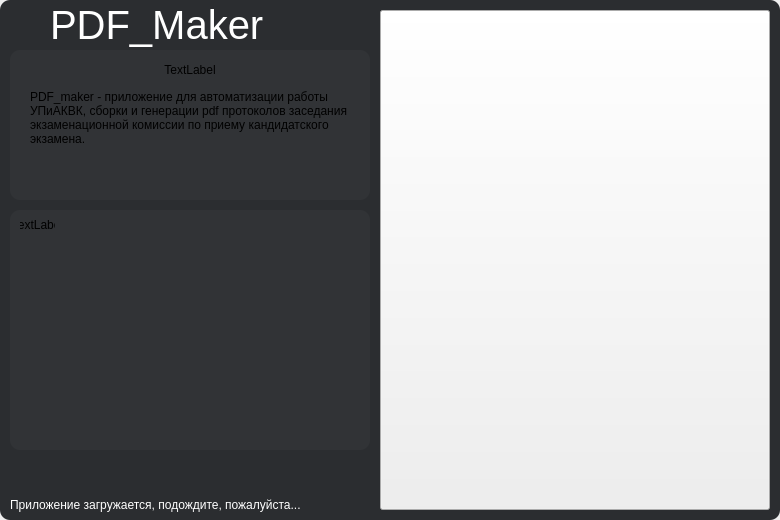
<?xml version="1.0" encoding="UTF-8"?>
<ui version="4.0">
 <class>root_widget</class>
 <widget class="QWidget" name="root_widget">
  <property name="enabled">
   <bool>true</bool>
  </property>
  <property name="geometry">
   <rect>
    <x>0</x>
    <y>0</y>
    <width>780</width>
    <height>520</height>
   </rect>
  </property>
  <property name="minimumSize">
   <size>
    <width>780</width>
    <height>520</height>
   </size>
  </property>
  <property name="maximumSize">
   <size>
    <width>780</width>
    <height>520</height>
   </size>
  </property>
  <property name="windowTitle">
   <string>loading_window</string>
  </property>
  <property name="styleSheet">
   <string notr="true">#widget_background_fill {
    background-color: #2B2D30;
    border-radius: 10px;
}
</string>
  </property>
  <widget class="QWidget" name="widget_background_fill" native="true">
   <property name="enabled">
    <bool>true</bool>
   </property>
   <property name="geometry">
    <rect>
     <x>0</x>
     <y>0</y>
     <width>780</width>
     <height>520</height>
    </rect>
   </property>
   <property name="minimumSize">
    <size>
     <width>780</width>
     <height>520</height>
    </size>
   </property>
   <property name="maximumSize">
    <size>
     <width>780</width>
     <height>520</height>
    </size>
   </property>
   <property name="styleSheet">
    <string notr="true">#widget_background_fill { background-color: #2B2D30;
border-radius: 10px; }</string>
   </property>
   <widget class="QWidget" name="widget_gradient" native="true">
    <property name="enabled">
     <bool>true</bool>
    </property>
    <property name="geometry">
     <rect>
      <x>0</x>
      <y>0</y>
      <width>780</width>
      <height>520</height>
     </rect>
    </property>
    <property name="minimumSize">
     <size>
      <width>780</width>
      <height>520</height>
     </size>
    </property>
    <property name="maximumSize">
     <size>
      <width>780</width>
      <height>520</height>
     </size>
    </property>
    <property name="styleSheet">
     <string notr="true">#widget_gradient { background: transparent; }</string>
    </property>
    <widget class="QLabel" name="block_app_name">
     <property name="geometry">
      <rect>
       <x>50</x>
       <y>0</y>
       <width>320</width>
       <height>50</height>
      </rect>
     </property>
     <property name="minimumSize">
      <size>
       <width>320</width>
       <height>50</height>
      </size>
     </property>
     <property name="maximumSize">
      <size>
       <width>320</width>
       <height>50</height>
      </size>
     </property>
     <property name="font">
      <font>
       <pointsize>30</pointsize>
      </font>
     </property>
     <property name="styleSheet">
      <string notr="true">#block_app_name{color: white;}</string>
     </property>
     <property name="text">
      <string>PDF_Maker</string>
     </property>
    </widget>
    <widget class="QLabel" name="icon">
     <property name="geometry">
      <rect>
       <x>10</x>
       <y>10</y>
       <width>35</width>
       <height>35</height>
      </rect>
     </property>
     <property name="minimumSize">
      <size>
       <width>35</width>
       <height>35</height>
      </size>
     </property>
     <property name="maximumSize">
      <size>
       <width>35</width>
       <height>35</height>
      </size>
     </property>
     <property name="text">
      <string/>
     </property>
    </widget>
    <widget class="QPushButton" name="loading_window">
     <property name="geometry">
      <rect>
       <x>380</x>
       <y>10</y>
       <width>390</width>
       <height>500</height>
      </rect>
     </property>
     <property name="minimumSize">
      <size>
       <width>390</width>
       <height>500</height>
      </size>
     </property>
     <property name="maximumSize">
      <size>
       <width>390</width>
       <height>500</height>
      </size>
     </property>
     <property name="cursor">
      <cursorShape>PointingHandCursor</cursorShape>
     </property>
     <property name="text">
      <string/>
     </property>
    </widget>
    <widget class="QLabel" name="lb_blc_m_load">
     <property name="geometry">
      <rect>
       <x>10</x>
       <y>490</y>
       <width>370</width>
       <height>30</height>
      </rect>
     </property>
     <property name="minimumSize">
      <size>
       <width>370</width>
       <height>30</height>
      </size>
     </property>
     <property name="maximumSize">
      <size>
       <width>370</width>
       <height>30</height>
      </size>
     </property>
     <property name="styleSheet">
      <string notr="true">#lb_blc_m_load{color: white;}</string>
     </property>
     <property name="text">
      <string>Приложение загружается, подождите, пожалуйста...</string>
     </property>
    </widget>
    <widget class="QWidget" name="background_widget_text" native="true">
     <property name="geometry">
      <rect>
       <x>10</x>
       <y>50</y>
       <width>360</width>
       <height>150</height>
      </rect>
     </property>
     <property name="minimumSize">
      <size>
       <width>360</width>
       <height>150</height>
      </size>
     </property>
     <property name="maximumSize">
      <size>
       <width>360</width>
       <height>150</height>
      </size>
     </property>
     <property name="styleSheet">
      <string notr="true">#background_widget_text{background-color: rgba(255, 255, 255, 0.03); border-radius: 10px;}</string>
     </property>
     <widget class="QLabel" name="lb_hi_prog">
      <property name="geometry">
       <rect>
        <x>0</x>
        <y>0</y>
        <width>360</width>
        <height>40</height>
       </rect>
      </property>
      <property name="minimumSize">
       <size>
        <width>360</width>
        <height>40</height>
       </size>
      </property>
      <property name="maximumSize">
       <size>
        <width>360</width>
        <height>40</height>
       </size>
      </property>
      <property name="text">
       <string>TextLabel</string>
      </property>
      <property name="alignment">
       <set>Qt::AlignCenter</set>
      </property>
     </widget>
     <widget class="QLabel" name="label_text">
      <property name="geometry">
       <rect>
        <x>20</x>
        <y>40</y>
        <width>340</width>
        <height>130</height>
       </rect>
      </property>
      <property name="minimumSize">
       <size>
        <width>340</width>
        <height>130</height>
       </size>
      </property>
      <property name="maximumSize">
       <size>
        <width>340</width>
        <height>130</height>
       </size>
      </property>
      <property name="text">
       <string>PDF_maker - приложение для автоматизации работы УПиАКВК, сборки и генерации pdf протоколов заседания экзаменационной комиссии по приему кандидатского экзамена.</string>
      </property>
      <property name="alignment">
       <set>Qt::AlignLeading|Qt::AlignLeft|Qt::AlignTop</set>
      </property>
      <property name="wordWrap">
       <bool>true</bool>
      </property>
     </widget>
    </widget>
    <widget class="QWidget" name="citation" native="true">
     <property name="geometry">
      <rect>
       <x>10</x>
       <y>210</y>
       <width>360</width>
       <height>240</height>
      </rect>
     </property>
     <property name="minimumSize">
      <size>
       <width>360</width>
       <height>240</height>
      </size>
     </property>
     <property name="maximumSize">
      <size>
       <width>360</width>
       <height>240</height>
      </size>
     </property>
     <property name="styleSheet">
      <string notr="true">#citation{background-color: rgba(255, 255, 255, 0.03); border-radius: 10px;}</string>
     </property>
     <widget class="QLabel" name="citation_label">
      <property name="geometry">
       <rect>
        <x>10</x>
        <y>10</y>
        <width>35</width>
        <height>10</height>
       </rect>
      </property>
      <property name="text">
       <string>TextLabel</string>
      </property>
      <property name="alignment">
       <set>Qt::AlignCenter</set>
      </property>
      <property name="wordWrap">
       <bool>true</bool>
      </property>
     </widget>
    </widget>
    <zorder>icon</zorder>
    <zorder>loading_window</zorder>
    <zorder>lb_blc_m_load</zorder>
    <zorder>block_app_name</zorder>
    <zorder>background_widget_text</zorder>
    <zorder>citation</zorder>
   </widget>
  </widget>
 </widget>
 <resources/>
 <connections/>
</ui>
